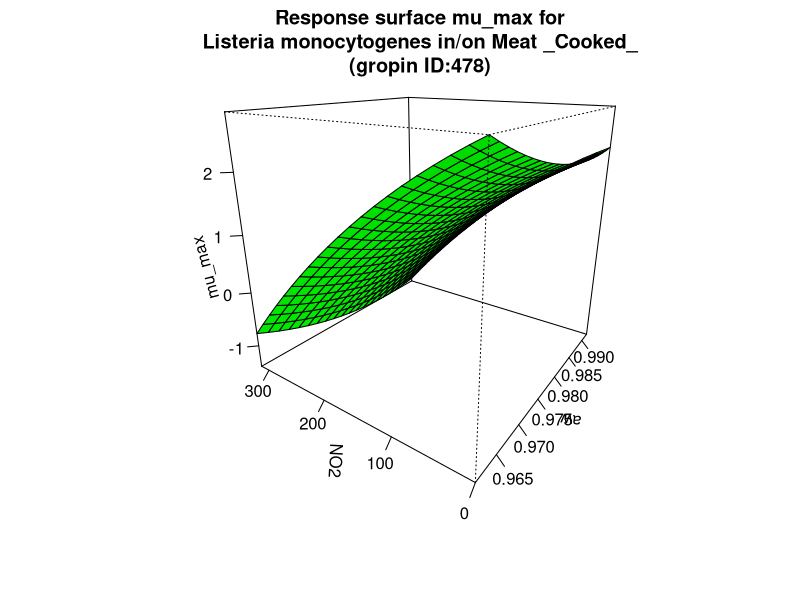

Write the R code that produced this figure.
#############################
# start of Parameter script
#############################
aw <- seq(0.96096,0.992007992007992,length.out=21)
NO2 <- seq(0,314.685314685315,length.out=21)
#############################
# end of Parameter script
#############################
############################# 
# start of Model script Gropin ID 478 
#############################
 
# constant coefficients for this model
 
variables <- data.frame(aw,NO2)
argumentsPar <- expand.grid(variables)
 
# heart of the model
response_surface <- function(aw,NO2) {
   mumax <-1150.5+(-2330.2)*aw+(-0.58142)*((NO2*1000)/(69.01*(1+10^(6.1-3.37))))+0.33406*aw*((NO2*1000)/(69.01*(1+10^(6.1-3.37))))+1182.1*(aw^2)+(-0.019875)*(((NO2*1000)/(69.01*(1+10^(6.1-3.37))))^2)

return(mumax=mumax)
} 

# output parameters
mumax <- cbind(argumentsPar,response_surface(argumentsPar['aw'],argumentsPar['NO2']))
colnames(mumax) <- c(colnames(argumentsPar),'mumax')
#############################
# End of Model script
#############################
############################# 
# start of Visualisation script Gropin ID 478 
#############################
persp(aw,NO2,matrix(unlist(mumax$mumax),nrow=21),col = 'green',xlab='aw',ylab='NO2',zlab='mu_max',main='Response surface mu_max for
Listeria monocytogenes in/on Meat _Cooked_
(gropin ID:478)',theta=305,phi=20,shade=0.25,ticktype = 'detailed')
#############################
# End of Visualisation script
#############################
